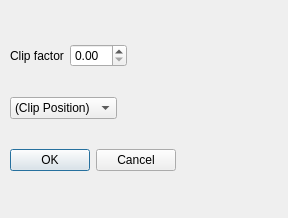
<?xml version="1.0" encoding="UTF-8"?>
<ui version="4.0">
 <class>ClipDialog</class>
 <widget class="QDialog" name="ClipDialog">
  <property name="geometry">
   <rect>
    <x>0</x>
    <y>0</y>
    <width>288</width>
    <height>218</height>
   </rect>
  </property>
  <property name="windowTitle">
   <string>Dialog</string>
  </property>
  <widget class="QWidget" name="layoutWidget">
   <property name="geometry">
    <rect>
     <x>10</x>
     <y>20</y>
     <width>244</width>
     <height>176</height>
    </rect>
   </property>
   <layout class="QVBoxLayout" name="verticalLayout">
    <item>
     <layout class="QHBoxLayout" name="horizontalLayout_2">
      <item>
       <widget class="QLabel" name="label">
        <property name="text">
         <string>Clip factor</string>
        </property>
       </widget>
      </item>
      <item>
       <widget class="QDoubleSpinBox" name="CilpSpinBox"/>
      </item>
      <item>
       <spacer name="horizontalSpacer_3">
        <property name="orientation">
         <enum>Qt::Horizontal</enum>
        </property>
        <property name="sizeHint" stdset="0">
         <size>
          <width>40</width>
          <height>20</height>
         </size>
        </property>
       </spacer>
      </item>
     </layout>
    </item>
    <item>
     <layout class="QHBoxLayout" name="horizontalLayout_3">
      <item>
       <widget class="QComboBox" name="ClipcomboBox">
        <item>
         <property name="text">
          <string>(Clip Position)</string>
         </property>
        </item>
        <item>
         <property name="text">
          <string>X-Axis</string>
         </property>
        </item>
        <item>
         <property name="text">
          <string>Y-Axis</string>
         </property>
        </item>
        <item>
         <property name="text">
          <string>Z-Axis</string>
         </property>
        </item>
       </widget>
      </item>
      <item>
       <spacer name="horizontalSpacer_2">
        <property name="orientation">
         <enum>Qt::Horizontal</enum>
        </property>
        <property name="sizeHint" stdset="0">
         <size>
          <width>40</width>
          <height>20</height>
         </size>
        </property>
       </spacer>
      </item>
     </layout>
    </item>
    <item>
     <layout class="QHBoxLayout" name="horizontalLayout">
      <item>
       <widget class="QDialogButtonBox" name="ClipbuttonBox">
        <property name="orientation">
         <enum>Qt::Horizontal</enum>
        </property>
        <property name="standardButtons">
         <set>QDialogButtonBox::Cancel|QDialogButtonBox::Ok</set>
        </property>
       </widget>
      </item>
      <item>
       <spacer name="horizontalSpacer">
        <property name="orientation">
         <enum>Qt::Horizontal</enum>
        </property>
        <property name="sizeHint" stdset="0">
         <size>
          <width>40</width>
          <height>20</height>
         </size>
        </property>
       </spacer>
      </item>
     </layout>
    </item>
   </layout>
  </widget>
 </widget>
 <resources/>
 <connections>
  <connection>
   <sender>ClipbuttonBox</sender>
   <signal>accepted()</signal>
   <receiver>ClipDialog</receiver>
   <slot>accept()</slot>
   <hints>
    <hint type="sourcelabel">
     <x>248</x>
     <y>254</y>
    </hint>
    <hint type="destinationlabel">
     <x>157</x>
     <y>274</y>
    </hint>
   </hints>
  </connection>
  <connection>
   <sender>ClipbuttonBox</sender>
   <signal>rejected()</signal>
   <receiver>ClipDialog</receiver>
   <slot>reject()</slot>
   <hints>
    <hint type="sourcelabel">
     <x>316</x>
     <y>260</y>
    </hint>
    <hint type="destinationlabel">
     <x>286</x>
     <y>274</y>
    </hint>
   </hints>
  </connection>
 </connections>
</ui>
